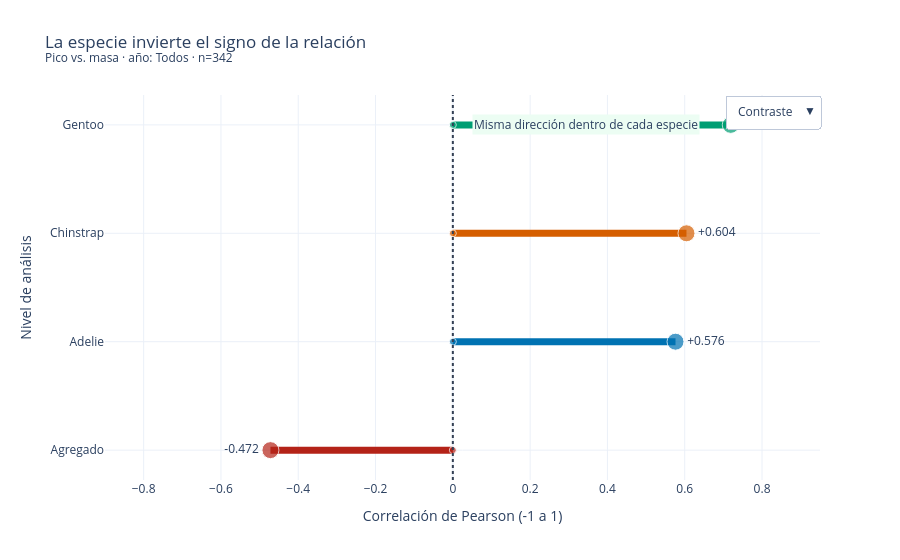

Notebook code cell kept with this figure:
### Code cell
# @title Explorar Variables de confusión { display-mode: "form" }
orden = ["Agregado", "Adelie", "Chinstrap", "Gentoo"]
colores = {"Agregado": "#B42318", "Adelie": "#0072B2", "Chinstrap": "#D55E00", "Gentoo": "#009E73"}
fig = go.Figure()
for grupo in orden:
    valor = resumen_confusores.loc[grupo, "Pearson"]
    fig.add_trace(go.Scatter(x=[0, valor], y=[grupo, grupo], mode="lines+markers+text", name=grupo,
                             line={"color": colores[grupo], "width": 7},
                             marker={"color": colores[grupo], "size": [7, 17], "symbol": "circle"},
                             text=["", f"{valor:+.3f}"], textposition="middle right" if valor >= 0 else "middle left",
                             hovertemplate=f"{grupo}<br>Pearson=%{{x:.3f}}<extra></extra>"))
fig.update_layout(title=f"La especie invierte el signo de la relación<br><sup>Pico vs. masa · año: {anio} · n={len(df)}</sup>",
                  xaxis_title="Correlación de Pearson (-1 a 1)", yaxis_title="Nivel de análisis", xaxis_range=[-.9, .95],
                  template="plotly_white", showlegend=False, margin={"t": 95, "l": 105},
                  updatemenus=[{"buttons": [{"label": "Contraste", "method": "update", "args": [{"visible": [True, True, True, True]}]},
                                              {"label": "Agregado", "method": "update", "args": [{"visible": [True, False, False, False]}]},
                                              {"label": "Especies", "method": "update", "args": [{"visible": [False, True, True, True]}]}], "x": 1, "xanchor": "right"}])
fig.add_vline(x=0, line_color="#344054", line_dash="dot")
fig.add_annotation(x=.05, y="Gentoo", text="Misma dirección dentro de cada especie", showarrow=False, xanchor="left", bgcolor="#ECFDF3")
fig.show()


display(Markdown("**Lo que muestra:** El agregado es -0.472, mientras Adelie, Chinstrap y Gentoo dan 0.576, 0.604 y 0.719. Es una inversión por agregación: la especie se relaciona tanto con la forma del pico como con la masa y confunde la comparación global."))

### Figure 1 — Plotly figure (JSON) as saved in the notebook; plotly's stock layout.template omitted (floating-point values rounded to 4 significant figures)
{"data": [{"hovertemplate": "Agregado<br>Pearson=%{x:.3f}<extra></extra>", "line": {"color": "#B42318", "width": 7}, "marker": {"color": "#B42318", "size": [7, 17], "symbol": "circle"}, "mode": "lines+markers+text", "name": "Agregado", "text": ["", "-0.472"], "textposition": "middle left", "type": "scatter", "x": [0, -0.4719], "y": ["Agregado", "Agregado"]}, {"hovertemplate": "Adelie<br>Pearson=%{x:.3f}<extra></extra>", "line": {"color": "#0072B2", "width": 7}, "marker": {"color": "#0072B2", "size": [7, 17], "symbol": "circle"}, "mode": "lines+markers+text", "name": "Adelie", "text": ["", "+0.576"], "textposition": "middle right", "type": "scatter", "x": [0, 0.5761], "y": ["Adelie", "Adelie"]}, {"hovertemplate": "Chinstrap<br>Pearson=%{x:.3f}<extra></extra>", "line": {"color": "#D55E00", "width": 7}, "marker": {"color": "#D55E00", "size": [7, 17], "symbol": "circle"}, "mode": "lines+markers+text", "name": "Chinstrap", "text": ["", "+0.604"], "textposition": "middle right", "type": "scatter", "x": [0, 0.6045], "y": ["Chinstrap", "Chinstrap"]}, {"hovertemplate": "Gentoo<br>Pearson=%{x:.3f}<extra></extra>", "line": {"color": "#009E73", "width": 7}, "marker": {"color": "#009E73", "size": [7, 17], "symbol": "circle"}, "mode": "lines+markers+text", "name": "Gentoo", "text": ["", "+0.719"], "textposition": "middle right", "type": "scatter", "x": [0, 0.7191], "y": ["Gentoo", "Gentoo"]}], "layout": {"annotations": [{"bgcolor": "#ECFDF3", "showarrow": false, "text": "Misma dirección dentro de cada especie", "x": 0.05, "xanchor": "left", "y": "Gentoo"}], "margin": {"l": 105, "t": 95}, "shapes": [{"line": {"color": "#344054", "dash": "dot"}, "type": "line", "x0": 0, "x1": 0, "xref": "x", "y0": 0, "y1": 1, "yref": "y domain"}], "showlegend": false, "title": {"text": "La especie invierte el signo de la relación<br><sup>Pico vs. masa · año: Todos · n=342</sup>"}, "updatemenus": [{"buttons": [{"args": [{"visible": [true, true, true, true]}], "label": "Contraste", "method": "update"}, {"args": [{"visible": [true, false, false, false]}], "label": "Agregado", "method": "update"}, {"args": [{"visible": [false, true, true, true]}], "label": "Especies", "method": "update"}], "x": 1, "xanchor": "right"}], "xaxis": {"range": [-0.9, 0.95], "title": {"text": "Correlación de Pearson (-1 a 1)"}}, "yaxis": {"title": {"text": "Nivel de análisis"}}}}
